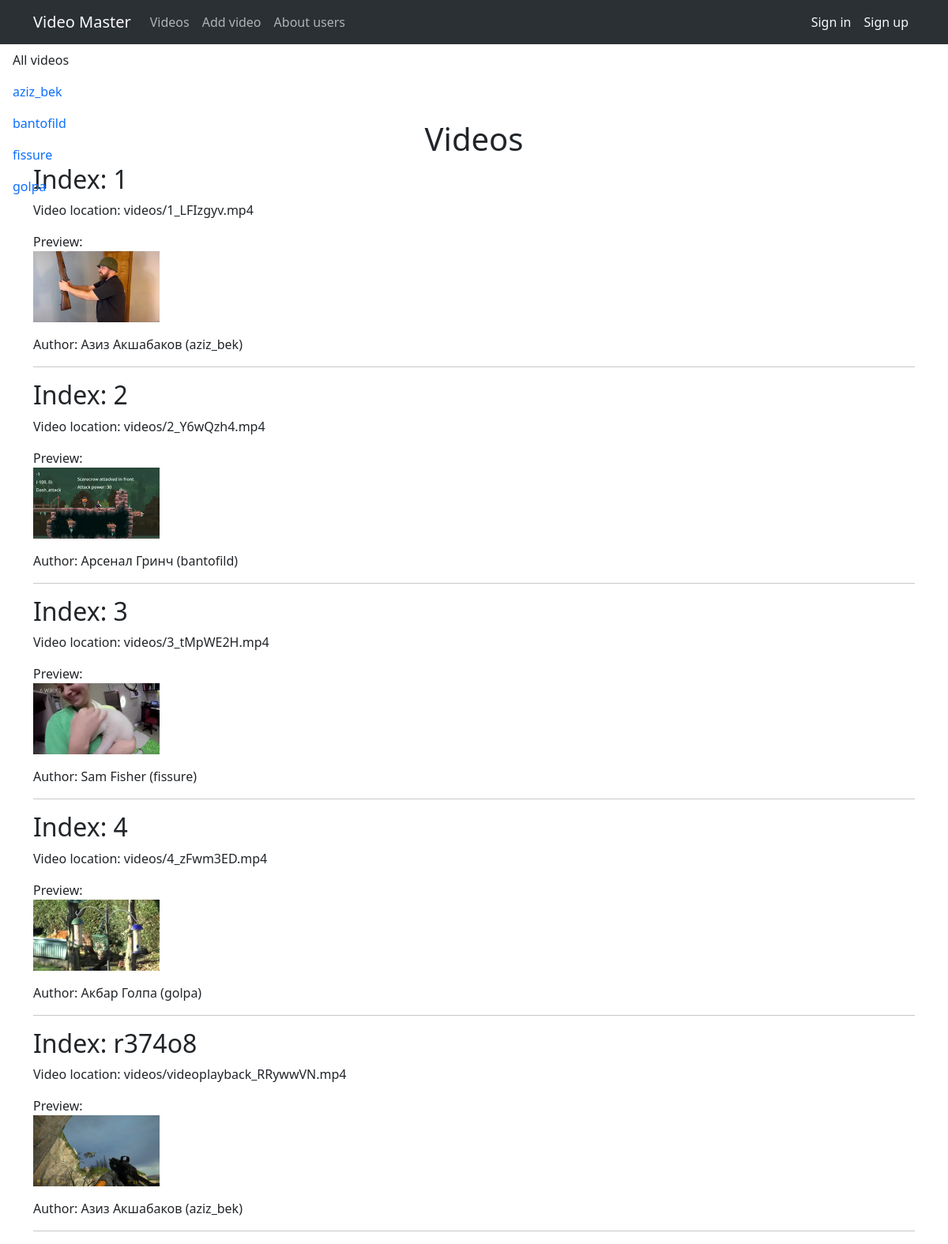
Screenshot of /videos/ with the database file from the repository.
### mainapp/models.py (models this page shows, shortened)
class User(models.Model):
    login = models.CharField(max_length=255, verbose_name='Логин')
    slug = models.SlugField(max_length=255, unique=True, db_index=True, verbose_name='URL')
    first_name = models.CharField(max_length=255, verbose_name='Имя')
    last_name = models.CharField(max_length=255, verbose_name='Фамилия')
    password = models.CharField(max_length=255)
    icon = models.ImageField(upload_to='icons/', verbose_name='Аватар')
    class Meta:
        verbose_name = 'Пользователь/автор'
        verbose_name_plural = 'Пользователи/авторы'
        ordering = ['login', 'last_name', 'first_name']

class Video(models.Model):
    index = models.CharField(max_length=255, verbose_name='Индекс')
    slug = models.SlugField(max_length=255, unique=True, db_index=True, verbose_name='URL')
    name = models.CharField(max_length=255, verbose_name='Название')
    video = models.FileField(upload_to='videos/', null=True, validators=[FileExtensionValidator(allowed_extensions=['mov','avi','mp4','webm','mkv'])], verbose_name='Видео')
    preview = models.ImageField(upload_to='previews/', verbose_name='Превьюшка')
    user_id = models.ForeignKey(User, on_delete=models.DO_NOTHING, verbose_name='Автор')
    class Meta:
        verbose_name = 'Видео'
        verbose_name_plural = 'Видео'

### mainapp/views.py (the view)
# urls.py: path('videos/', videos, name='videos'),
def videos(request):
    context = {
        'user_selected': 0
    }
    return render(request, 'mainapp/videos.html', context=context)

### mainapp/templatetags/mainapp_tags.py (called while the page is built)
@register.simple_tag()
def get_users(filter=None):
    if not filter:
        return User.objects.all()
    else:
        return User.objects.filter(pk=filter)

@register.inclusion_tag('mainapp/tags/list_users_videos.html')
def show_users_videos(sort=None, user_selected=0):
    if not sort:
        users = User.objects.all()
    else:
        users = User.objects.order_by(sort)
    return {"users": users, 'user_selected': user_selected}

@register.inclusion_tag('mainapp/tags/list_videos.html')
def show_videos(user_selected=0):
    if user_selected == 0:
        videos = Video.objects.all()
    else:
        videos = Video.objects.filter(user_id=user_selected)
    return {"videos": videos}

### mainapp/templates/mainapp/videos.html
{% extends 'mainapp/base.html' %}
{% load mainapp_tags %}
{% block content %}
    <h1 class="text-center mt-5 pt-5">Videos</h1>
    <ul class="nav flex-column" style="position: absolute; top: 56px; left: 0px;">
        {% if user_selected == 0 %}
            <li class="nav-item nav-link text-dark">
                All videos
            </li>
        {% else %}
            <li class="nav-item">
                <a class="nav-link active" aria-current="page" href="{% url 'videos' %}">All videos</a>
            </li>
        {% endif %}
        {% show_users_videos 'login' user_selected %}
    </ul>
    {% show_videos user_selected %}
{% endblock %}

### mainapp/templates/mainapp/base.html (shortened to what this page needs)
{% load static %}
<!DOCTYPE html>
<html>
<head>
<link href="{% static 'mainapp/css/bootstrap.min.css' %}" rel="stylesheet" type="text/css">
</head>
<body>
<nav class="navbar navbar-expand-lg bg-dark bg-body-tertiary" data-bs-theme="dark">
    <div class="container">
        <a class="navbar-brand" href="{% url 'home' %}">Video Master</a>
        <div class="collapse navbar-collapse" id="navbarSupportedContent">
            <ul class="navbar-nav me-auto mb-2 mb-lg-0">
                <li class="nav-item">
                    <a class="nav-link" aria-current="page" href="{% url 'videos' %}">Videos</a>
                </li>
                <li class="nav-item">
                    <a class="nav-link" href="{% url 'addVideo' %}">Add video</a>
                </li>
                <li class="nav-item">
                    <a class="nav-link" href="{% url 'about' %}">About users</a>
                </li>
            </ul>
            <ul class="navbar-nav mb-2 mb-lg-0 d-flex">
                <li class="nav-item">
                    <a class="nav-link active" aria-current="page" href="{% url 'login' %}">Sign in</a>
                </li>
                <li class="nav-item">
                    <a class="nav-link active" aria-current="page" href="{% url 'register' %}">Sign up</a>
                </li>
            </ul>
        </div>
    </div>
</nav>
<div class="container">
{% block content %}
{% endblock %}
</div>
</body>
</html>

### mainapp/templates/mainapp/tags/list_users_videos.html
{% for user in users %}
    {% if user_selected == user.id %}
        <li class="nav-item nav-link text-dark">
            {{ user.login }}
        </li>
    {% else %}
        <li class="nav-item">
            <a class="nav-link active" aria-current="page" href="{% url 'user-videos' user.pk %}">{{ user.login }}</a>
        </li>
    {% endif %}
{% endfor %}

### mainapp/templates/mainapp/tags/list_videos.html
{% for video in videos %}
    <h2>Index: {{ video.index }}</h2>
    <p>Video location: {{ video.video }}</p>
    <div>Preview:</div>
    <p><img src="/media/{{ video.preview }}" alt="" width="160px" height="90px"></p>
    <p>Author: {{ video.user_id.first_name }} {{ video.user_id.last_name }} ({{ video.user_id.login }})</p>
    <hr>
{% endfor %}

### rows the page displays
User: login "aziz_bek"
User: login "bantofild"
User: login "fissure"
User: login "golpa"
Video: index "1", video "videos/1_LFIzgyv.mp4", preview (picture), user_id.first_name "Азиз", user_id.last_name "Акшабаков", user_id.login "aziz_bek"
Video: index "2", video "videos/2_Y6wQzh4.mp4", preview (picture), user_id.first_name "Арсенал", user_id.last_name "Гринч", user_id.login "bantofild"
Video: index "3", video "videos/3_tMpWE2H.mp4", preview (picture), user_id.first_name "Sam", user_id.last_name "Fisher", user_id.login "fissure"
Video: index "4", video "videos/4_zFwm3ED.mp4", preview (picture), user_id.first_name "Акбар", user_id.last_name "Голпа", user_id.login "golpa"
Video: index "r374o8", video "videos/videoplayback_RRywwVN.mp4", preview (picture), user_id.first_name "Азиз", user_id.last_name "Акшабаков", user_id.login "aziz_bek"
